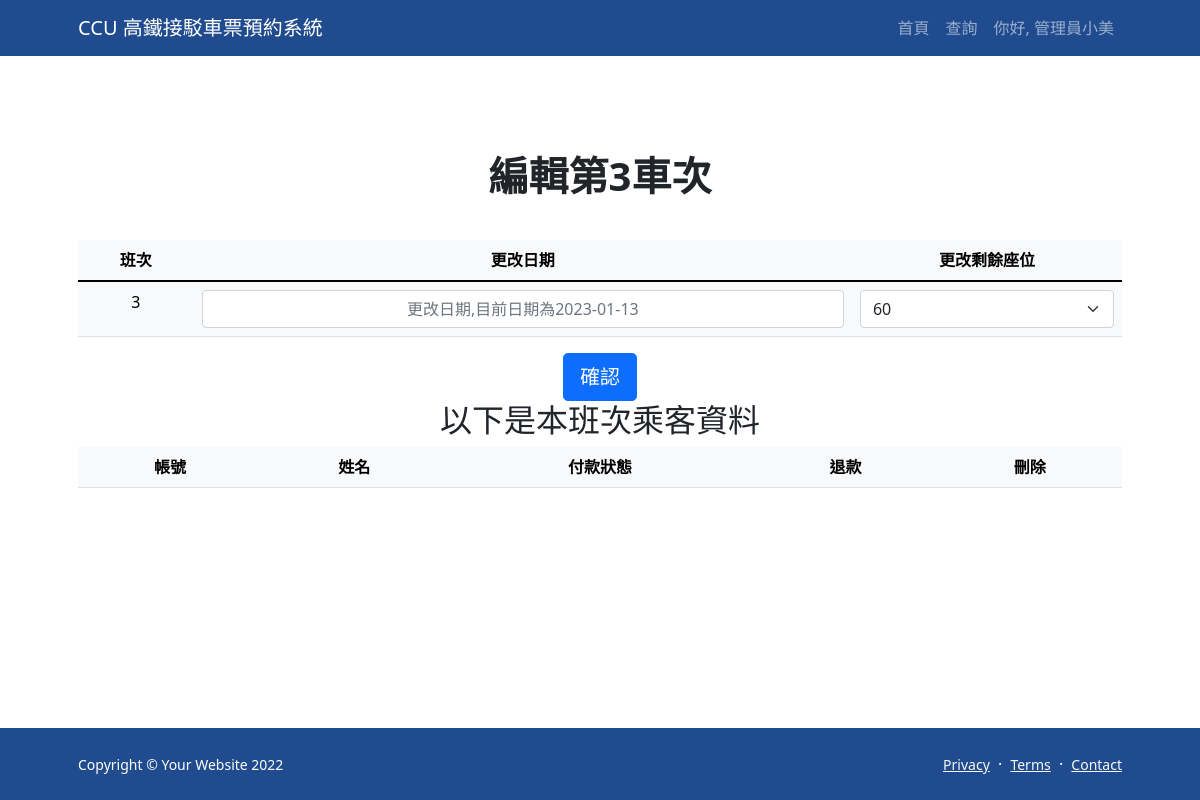
Page /timetable_update.php?id=3 (signed in) on the earlier database version.
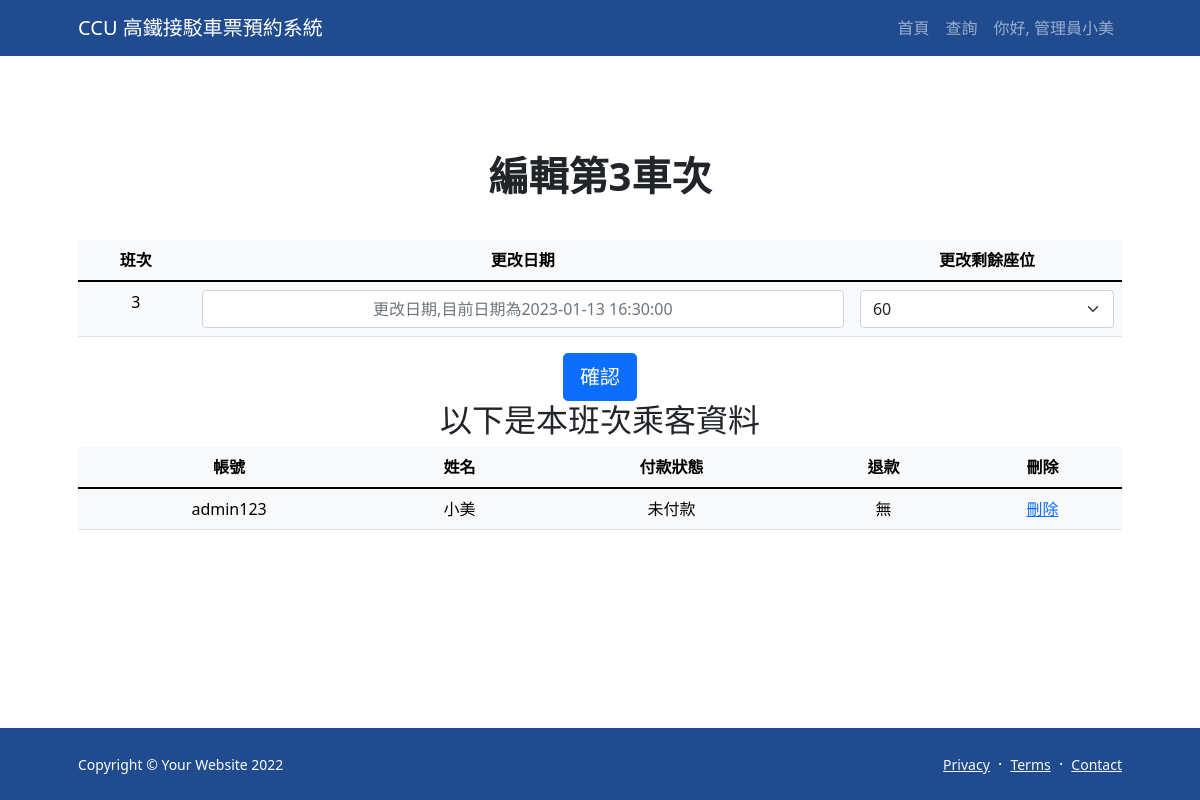
Same page on the later database version.
### tables this page shows
CREATE TABLE IF NOT EXISTS `timetable` (
  `bus number` int(11) NOT NULL AUTO_INCREMENT,
  `remain` int(11) NOT NULL DEFAULT 0,
  `date` datetime DEFAULT NULL,
  `departure` varchar(20) DEFAULT 'CCU',
  `dst` varchar(20) DEFAULT NULL,
  PRIMARY KEY (`bus number`) USING BTREE
);

### timetable_update.php (the view, shortened to what the changed rows need)
<?php
    $id = 0;
    if(isset($_GET['id'])){
        $id = intval($_GET['id']);
    }
    require_once 'dbconnection.php';
    $sqlanc = 'SELECT * FROM `timetable` WHERE `bus number`=:id ORDER BY `bus number` DESC';
    $data = $pdo->prepare($sqlanc);
    $data->bindParam(':id',$id);
    $data->execute();
    $item = $data->fetchAll();
    $sqlanc2 = 'SELECT * FROM `ticket record` WHERE `bus number`=:id ';
    $data2 = $pdo->prepare($sqlanc2);
    $data2->bindParam(':id',$id);
    $data2->execute();
    $item_for_ticket = $data2->fetchAll();
?>
<!DOCTYPE html>
<html lang="zh-TW">
<head>
    <link href="https://cdn.jsdelivr.net/npm/bootstrap-icons@1.5.0/font/bootstrap-icons.css" rel="stylesheet">
    <link href="https://cdn.jsdelivr.net/npm/bootstrap@5.1.3/dist/css/bootstrap.min.css" rel="stylesheet">
    <link rel="stylesheet" href="https://code.jquery.com/ui/1.13.1/themes/smoothness/jquery-ui.css" type="text/css"/>
    <link href="css/styles.css" rel="stylesheet">
</head>
<body class="d-flex flex-column">
    <main class="flex-shrink-0">
        <header class="py-5">
                <div class="container px-5">
                    <div class="row justify-content-center">
                            <div class="text-center my-5">
                                <h1 class="fw-bolder mb-3">編輯第<?php echo $id?>車次</h1>
                                <form id="bus" action="timetable_update1.php" method="post">
                                    <div class="mb-4">
                                        <br>
                                        <table id="EditTable" class="display table table-light">
                                            <thead>
                                                <tr>
                                                    <th>班次</th>
                                                    <th>更改日期</th>
                                                    <th>更改剩餘座位</th>
                                                </tr>
                                            </thead>
                                            <tbody>
                                                <?php
                                                    foreach($item as $i){
                                                        echo "<tr class='table-light'>";
                                                        echo "<td class='table-light'>".$i['bus number']."</td>";
                                                        echo '<td class="table-light"><input class="form-control" type="text" placeholder="更改日期,目前日期為'.$i['date'].'"  id="DateChange" name="DateChange" style="text-align: center"  autocomplete="off"/></td>';
                                                        echo "<td class='table-light'>";
                                                        echo '<select form="bus" name="SeatNum" id="SeatNum" class="form-select" aria-label="Default select example">';
                                                        for($j=60;$j>=0;$j--){echo '<option value="'.$j.'">'.$j.'</option>';}
                                                        echo "</select></td></tr>";
                                                    }
                                                ?>
                                            </tbody>
                                        </table>
                                        <button class="btn btn-primary btn-lg" id = 'submitBtn' type="submit">確認</button><br>
                                    </form>
                                        <h2>以下是本班次乘客資料</h2>
                                        <table id="EditTable_All" class="display table table-light">
                                            <thead>
                                                <tr>
                                                    <th>帳號</th>
                                                    <th>姓名</th>
                                                    <th>付款狀態</th>
                                                    <th>退款</th>
                                                    <th>刪除</th>
                                                </tr>
                                            </thead>
                                            <tbody>
                                                <?php
                                                    foreach($item_for_ticket as $i){
                                                        echo "<tr class='table-light'>";
                                                        echo "<td class='table-light'>".$i['account']."</td>";
                                                        echo '<td class="table-light">'.$i['name'].'</td>';
                                                        if($i['state']==1){
                                                            echo "<td class='table-light'>已付款</td>";
                                                        }
                                                        else if ($i['state']==0){
                                                            echo "<td class='table-light'>未付款</td>";
                                                        }
                                                        if($i['applyrefund']==1){
                                                            if($i['refunded']==1)
                                                                echo "<td class='table-light' >已退款</td>";
                                                            else
                                                                echo "<td class='table-light' >申請退款中</td>";
                                                        }
                                                        else echo "<td class='table-light' >無</td>";
                                                        echo "<td class='table-light' ><a href='javascript: delticket(".$i['bus number'].",".$i['account'].")'>刪除</a></td>";
                                                        echo "</tr>";
                                                    }
                                                ?>
                                            </tbody>
                                        </table>
                            </div>
                        </div>
                </div>
            </header>
    </main>
</body>
</html>

Differences in the rows shown:
changed timetable id 3: DateChange "更改日期,目前日期為2023-01-13" → "更改日期,目前日期為2023-01-13 16:30:00"
added ticket record: account "admin123", name "小美", state "未付款", applyrefund "無"
